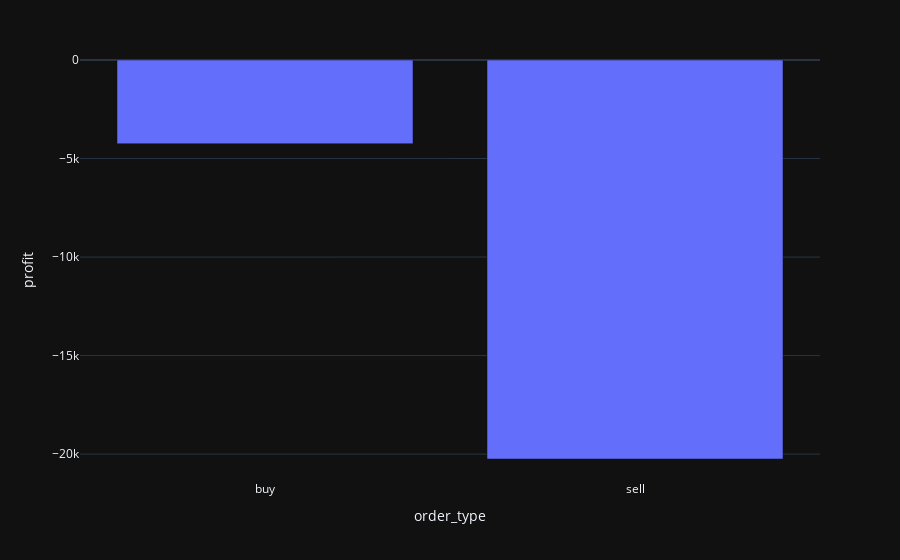
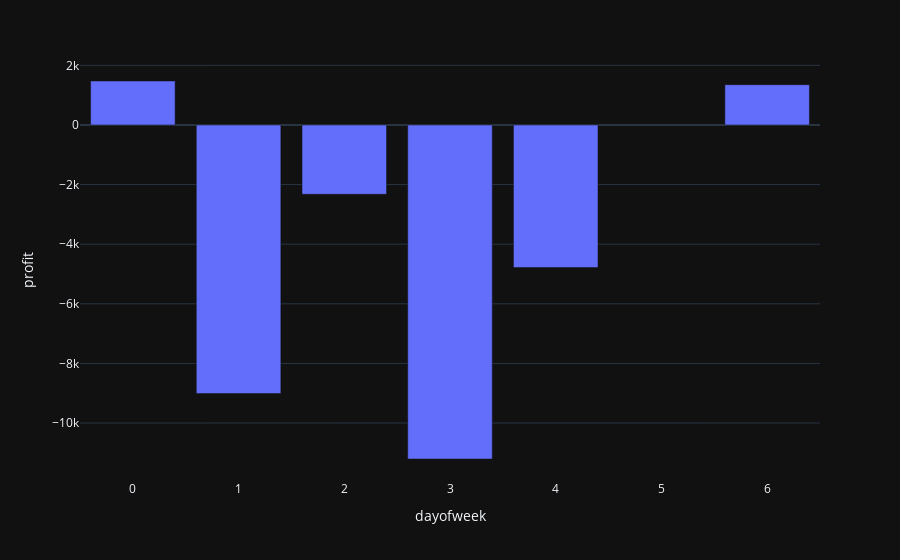

Notebook code cell kept with these figures, in order:
### Code cell
evaluate_backtest(bt.trades)

### Figure 1 — Plotly figure (JSON) as saved in the notebook; plotly's stock layout.template omitted (floating-point values rounded to 4 significant figures)
{"data": [{"alignmentgroup": "True", "hovertemplate": "order_type=%{x}<br>profit=%{y}<extra></extra>", "legendgroup": "", "marker": {"color": "#636efa", "pattern": {"shape": ""}}, "name": "", "offsetgroup": "", "orientation": "v", "showlegend": false, "textposition": "auto", "type": "bar", "x": ["buy", "sell"], "xaxis": "x", "y": [-4249.0, -20250.0], "yaxis": "y"}], "layout": {"barmode": "relative", "legend": {"tracegroupgap": 0}, "margin": {"t": 60}, "xaxis": {"anchor": "y", "domain": [0, 1], "title": {"text": "order_type"}}, "yaxis": {"anchor": "x", "domain": [0, 1], "title": {"text": "profit"}}}}

### Figure 2 — Plotly figure (JSON) as saved in the notebook; plotly's stock layout.template omitted (floating-point values rounded to 4 significant figures)
{"data": [{"alignmentgroup": "True", "hovertemplate": "dayofweek=%{x}<br>profit=%{y}<extra></extra>", "legendgroup": "", "marker": {"color": "#636efa", "pattern": {"shape": ""}}, "name": "", "offsetgroup": "", "orientation": "v", "showlegend": false, "textposition": "auto", "type": "bar", "x": [0, 1, 2, 3, 4, 6], "xaxis": "x", "y": [1475.0, -9011.0, -2325.0, -11210.0, -4784, 1353.0], "yaxis": "y"}], "layout": {"barmode": "relative", "legend": {"tracegroupgap": 0}, "margin": {"t": 60}, "xaxis": {"anchor": "y", "domain": [0, 1], "title": {"text": "dayofweek"}}, "yaxis": {"anchor": "x", "domain": [0, 1], "title": {"text": "profit"}}}}
